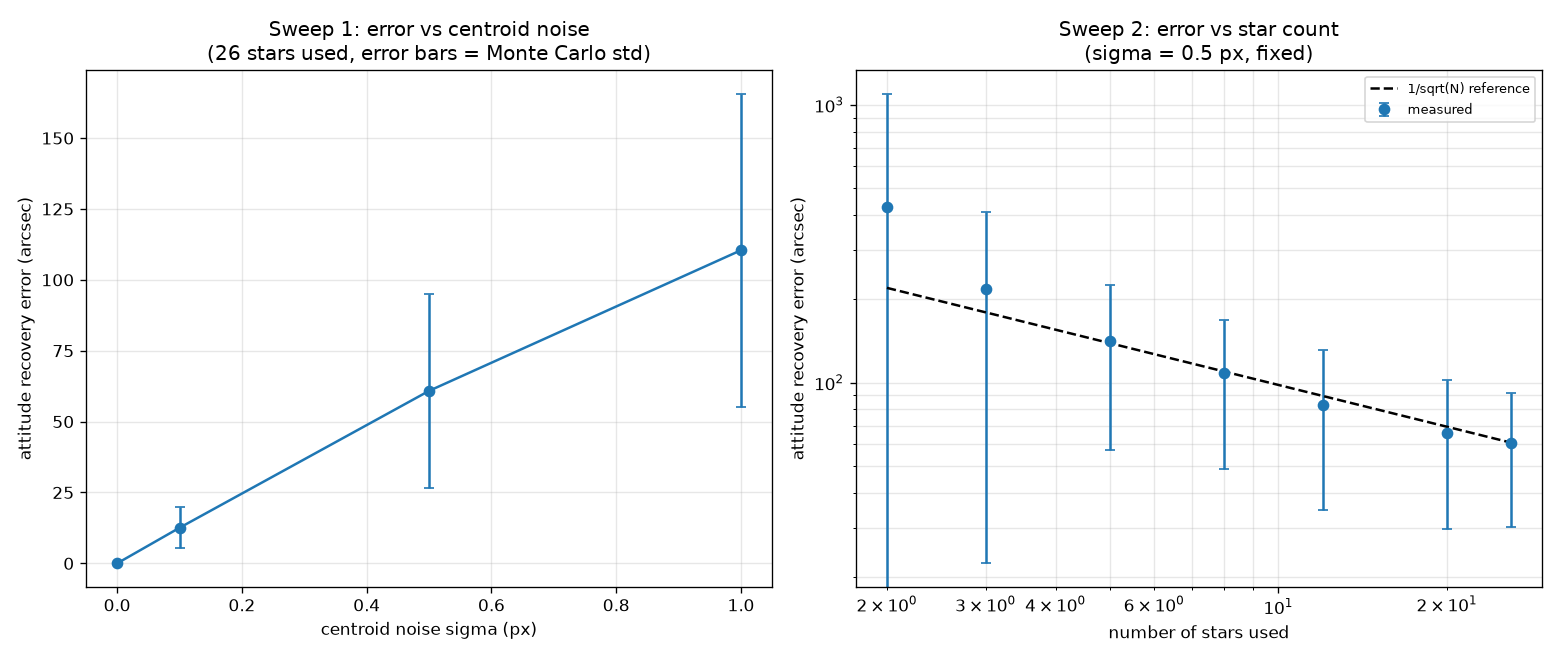

Source code (Python):
"""camera/attitude_determination.py  (Reverse the Problem)

Forward problem (Phases II-VI):   R_CI, s_hat_I  ->  (u, v)
Inverse problem (this file):      known s_hat_I,i and measured (u_i, v_i)
                                   for the SAME stars  ->  R_CI

Given known-star image measurements, K^-1 turns each one back into a
camera-frame direction:

    s~_C,i  propto  K^-1 [u_i, v_i, 1]^T,   then normalise

(the demo confirms this literally: K^-1[u,v,1]^T = (1/Zc)[Xc,Yc,Zc], the true
camera-frame ray direction up to a positive scale -- normalising removes the
scale.) With paired unit vectors {s_hat_I,i} and {s~_C,i}, the rotation

    s~_C,i  ~=  R_CI s_hat_I,i        for all i

is found by least squares -- this is Wahba's problem, solved here with its
classic closed-form SVD solution (Markley 1988 / the same algorithm as
Kabsch/orthogonal-Procrustes point-cloud registration).

This assumes star IDENTIFICATION is already solved -- i.e. we already know
WHICH catalog star produced each image dot. Matching unlabelled dots to
catalog entries (the "lost in space" problem) is a separate, harder problem
this sets up but does not solve.
"""

import numpy as np
import matplotlib.pyplot as plt

from camera_model import Camera
from star_field import make_catalog, look_at, render

N_CATALOG = 400            # a denser sky than star_field.py, so more stars
SIGMAS_PX = [0.0, 0.1, 0.5, 1.0]
N_TRIALS = 150               # Monte Carlo repeats per noise level


# ---------------------------------------------------------------------------
# K^-1: pixel measurement -> camera-frame unit direction
# ---------------------------------------------------------------------------
def pixels_to_directions(uv, K):
    K_inv = np.linalg.inv(K)
    homog = np.column_stack([uv, np.ones(len(uv))])
    d = homog @ K_inv.T
    return d / np.linalg.norm(d, axis=1, keepdims=True)


# ---------------------------------------------------------------------------
# Wahba's problem: optimal R with  s_C,i ~= R @ s_I,i  (least squares)
# ---------------------------------------------------------------------------
def solve_wahba(s_I, s_C, weights=None):
    if weights is None:
        weights = np.ones(len(s_I))
    H = (s_I * weights[:, None]).T @ s_C          # 3x3
    U, _, Vt = np.linalg.svd(H)
    V = Vt.T
    d = np.sign(np.linalg.det(V @ U.T))
    R = V @ np.diag([1.0, 1.0, d]) @ U.T
    return R                                       # s_C,i ~= R @ s_I,i


def rotation_error_deg(R_est, R_true):
    dR = R_est @ R_true.T
    cos_ang = np.clip((np.trace(dR) - 1.0) / 2.0, -1.0, 1.0)
    return np.degrees(np.arccos(cos_ang))


# ---------------------------------------------------------------------------
def main():
    cam = Camera(f=8.0, Ws=10.0, Hs=8.0, Nx=1024, Ny=820, name="star camera")
    s_hat, mag = make_catalog(n=N_CATALOG, seed=11)
    R_true = look_at(s_hat[0])

    uv_true, valid, _ = render(s_hat, R_true, cam)
    s_I_all = s_hat[valid]
    uv_true = uv_true[valid]
    n_visible = len(s_I_all)

    print("=" * 82)
    print("ATTITUDE DETERMINATION -- reversing the forward model")
    print("=" * 82)
    print(f"catalog: {N_CATALOG} stars, {n_visible} visible in this frame")
    print()

    # ---- noiseless sanity check: must recover R_true to machine precision -
    s_C_perfect = pixels_to_directions(uv_true, cam.K)
    R_recovered = solve_wahba(s_I_all, s_C_perfect)
    err0 = rotation_error_deg(R_recovered, R_true)
    print(f"VALIDATION -- zero measurement noise:")
    print(f"   attitude recovery error = {err0:.2e} deg  "
          f"({err0*3600:.2e} arcsec) -- should be ~machine precision")
    print()

    # ---- sweep 1: attitude error vs pixel noise, all visible stars used --
    rng = np.random.default_rng(42)
    print(f"SWEEP 1 -- attitude error vs centroid noise "
          f"(all {n_visible} visible stars, {N_TRIALS} Monte Carlo trials)")
    print(f"{'sigma_px':>10} {'sigma_arcsec/star':>18} {'mean err (arcsec)':>19} "
          f"{'std err (arcsec)':>18}")
    sweep1 = []
    for s_px in SIGMAS_PX:
        errs = []
        for _ in range(N_TRIALS):
            uv_noisy = uv_true + rng.normal(0.0, s_px, uv_true.shape) if s_px > 0 else uv_true
            s_C = pixels_to_directions(uv_noisy, cam.K)
            R_est = solve_wahba(s_I_all, s_C)
            errs.append(rotation_error_deg(R_est, R_true) * 3600.0)
        errs = np.array(errs)
        sweep1.append((s_px, errs.mean(), errs.std()))
        s_arcsec = s_px * cam.angular_scale_x
        print(f"{s_px:>10.2f} {s_arcsec:>18.3f} {errs.mean():>19.4f} "
              f"{errs.std():>18.4f}")

    # ---- sweep 2: attitude error vs number of stars used, fixed noise -----
    print()
    s_fixed = 0.5
    n_list = [2, 3, 5, 8, 12, 20, 30, n_visible]
    n_list = sorted(set(n for n in n_list if n <= n_visible))
    print(f"SWEEP 2 -- attitude error vs number of stars used "
          f"(sigma = {s_fixed} px, {N_TRIALS} trials)")
    print(f"{'N stars':>8} {'mean err (arcsec)':>19} {'predicted ~ 1/sqrt(N)':>22}")
    sweep2 = []
    for n in n_list:
        errs = []
        for _ in range(N_TRIALS):
            idx = rng.choice(n_visible, size=n, replace=False)
            uv_noisy = uv_true[idx] + rng.normal(0.0, s_fixed, (n, 2))
            s_C = pixels_to_directions(uv_noisy, cam.K)
            R_est = solve_wahba(s_I_all[idx], s_C)
            errs.append(rotation_error_deg(R_est, R_true) * 3600.0)
        errs = np.array(errs)
        sweep2.append((n, errs.mean(), errs.std()))
    # anchor the 1/sqrt(N) reference at the LARGEST N (most stable estimate,
    # least Monte Carlo noise), not the smallest (noisiest, few stars)
    ref_err = sweep2[-1][1] * np.sqrt(sweep2[-1][0])
    for n, mean_e, std_e in sweep2:
        predicted = ref_err / np.sqrt(n)
        print(f"{n:>8d} {mean_e:>19.4f} {predicted:>22.4f}")

    print()
    print("Both trends are the point: attitude error grows LINEARLY with")
    print("centroid noise (Sweep 1 -- garbage in, garbage out, in a completely")
    print("predictable way), and shrinks as ~1/sqrt(N) with more stars")
    print("(Sweep 2 -- exactly like averaging down any other measurement")
    print("noise). Neither trend was assumed; both fall out of solving Wahba's")
    print("problem the same way every time and just changing the inputs.")
    print("=" * 82)

    _plot(sweep1, sweep2, n_visible)


def _plot(sweep1, sweep2, n_visible):
    fig, (ax1, ax2) = plt.subplots(1, 2, figsize=(13, 5.5))

    s_px = np.array([r[0] for r in sweep1])
    mean1 = np.array([r[1] for r in sweep1])
    std1 = np.array([r[2] for r in sweep1])
    ax1.errorbar(s_px, np.maximum(mean1, 1e-6), yerr=std1, fmt="o-", capsize=3)
    ax1.set_xlabel("centroid noise sigma (px)")
    ax1.set_ylabel("attitude recovery error (arcsec)")
    ax1.set_title(f"Sweep 1: error vs centroid noise\n"
                  f"({n_visible} stars used, error bars = Monte Carlo std)")
    ax1.grid(True, alpha=0.3)

    n_stars = np.array([r[0] for r in sweep2])
    mean2 = np.array([r[1] for r in sweep2])
    std2 = np.array([r[2] for r in sweep2])
    ax2.errorbar(n_stars, mean2, yerr=std2, fmt="o", capsize=3, label="measured")
    nn = np.geomspace(n_stars.min(), n_stars.max(), 50)
    ref = mean2[-1] * np.sqrt(n_stars[-1])
    ax2.plot(nn, ref / np.sqrt(nn), "k--", label="1/sqrt(N) reference")
    ax2.set_xscale("log"); ax2.set_yscale("log")
    ax2.set_xlabel("number of stars used")
    ax2.set_ylabel("attitude recovery error (arcsec)")
    ax2.set_title("Sweep 2: error vs star count\n(sigma = 0.5 px, fixed)")
    ax2.legend(fontsize=8); ax2.grid(True, which="both", alpha=0.3)

    fig.tight_layout()
    fig.savefig("attitude_determination.png", dpi=120)


if __name__ == "__main__":
    main()
    plt.show()
